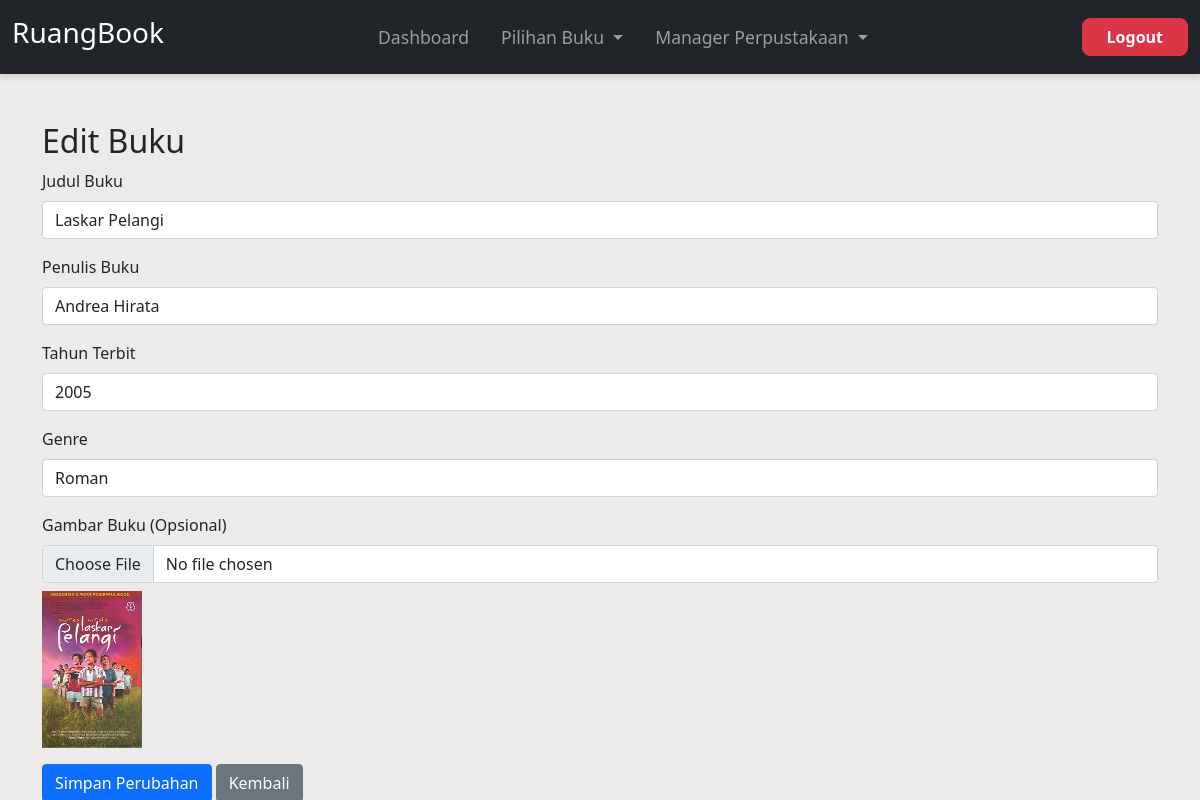
The page /edit_buku.php?id_buku=D1 (signed in) on the database its author committed.
### tables this page shows
CREATE TABLE `buku` (
  `id_buku` varchar(20) NOT NULL,
  `gambar_buku` varchar(255) NOT NULL,
  `judul_buku` varchar(255) NOT NULL,
  `penulis_buku` varchar(255) NOT NULL,
  `tahun_terbit` year(4) NOT NULL,
  `genre` varchar(100) NOT NULL
);

### edit_buku.php (the view, shortened to what this page needs)
<?php
$conn = new mysqli("localhost", "root", "", "perpustakaan");
if (isset($_GET['id_buku'])) {
    $id_buku = $_GET['id_buku'];
    $stmt = $conn->prepare("SELECT * FROM buku WHERE id_buku = ?");
    $stmt->bind_param("s", $id_buku);
    $stmt->execute();
    $result = $stmt->get_result();
    $buku = $result->fetch_assoc();
} else {
    die("ID Buku tidak disediakan.");
}
?>
<!DOCTYPE html>
<html lang="en">
<head>
    <link href="https://cdn.jsdelivr.net/npm/bootstrap@5.0.2/dist/css/bootstrap.min.css" rel="stylesheet"
>
    <link rel="stylesheet" href="css/admin_ngedit.css">
</head>
<body>
<nav class="navbar navbar-expand-lg navbar-dark bg-dark py-3">
    <div class="container-fluid">
      <h3 class="text-white">RuangBook</h3>
      <div class="collapse navbar-collapse" id="navbarNav">
        <ul class="navbar-nav mx-auto mb-2 mb-lg-0 gap-3">
          <li class="nav-item">
            <a class="nav-link" aria-current="page" href="dashboard.php">Dashboard</a>
          </li>
          <li class="nav-item active dropdown">
            <a class="nav-link dropdown-toggle" href="#" role="button" data-bs-toggle="dropdown" aria-expanded="false">
              Pilihan Buku
            </a>
          </li>
          <li class="nav-item dropdown">
            <a class="nav-link dropdown-toggle" href="#" role="button" data-bs-toggle="dropdown" aria-expanded="false">
              Manager Perpustakaan
            </a>
          </li>
        </ul>
        <a href="logout.php" class="btn btn-danger px-4">Logout</a>
      </div>
    </div>
  </nav>
    <div class="container mt-5">
        <h2>Edit Buku</h2>
        <form action="edit_buku.php?id_buku=<?= htmlspecialchars($id_buku) ?>" method="post" enctype="multipart/form-data">
            <div class="mb-3">
                <label for="judul_buku" class="form-label">Judul Buku</label>
                <input type="text" class="form-control" id="judul_buku" name="judul_buku" value="<?= htmlspecialchars($buku['judul_buku']) ?>" required>
            </div>
            <div class="mb-3">
                <label for="penulis_buku" class="form-label">Penulis Buku</label>
                <input type="text" class="form-control" id="penulis_buku" name="penulis_buku" value="<?= htmlspecialchars($buku['penulis_buku']) ?>" required>
            </div>
            <div class="mb-3">
                <label for="tahun_terbit" class="form-label">Tahun Terbit</label>
                <input type="number" class="form-control" id="tahun_terbit" name="tahun_terbit" value="<?= htmlspecialchars($buku['tahun_terbit']) ?>" required>
            </div>
            <div class="mb-3">
                <label for="genre" class="form-label">Genre</label>
                <input type="text" class="form-control" id="genre" name="genre" value="<?= htmlspecialchars($buku['genre']) ?>" required>
            </div>
            <div class="mb-3">
                <label for="gambar_buku" class="form-label">Gambar Buku (Opsional)</label>
                <input type="file" class="form-control" id="gambar_buku" name="gambar_buku" accept="image/*">
                <div class="mt-2">
                    <img src="<?= htmlspecialchars($buku['gambar_buku']) ?>" alt="Gambar Buku" style="width: 100px; height: auto;">
                </div>
            </div>
            <button type="submit" class="btn btn-primary">Simpan Perubahan</button>
            <a href="lihat_buku.php" class="btn btn-secondary">Kembali</a>
        </form>
    </div>
</body>
</html>

### css/admin_ngedit.css (style rules this page uses)
body { background-color: rgb(237, 234, 234); }
nav { background-color: #24242c; }
.navbar { box-shadow: 0 4px 6px rgba(0, 0, 0, 0.1); }
.navbar-nav .nav-link { font-size: 1.1rem; padding: 0.5rem 1rem; border-radius: 0.5rem; transition: background-color 0.3s ease; }
.btn-danger { font-size: 1rem; font-weight: bold; border-radius: 0.5rem; }
@media (min-width: 1200px) { .navbar-nav { gap: 2rem; } }

### rows shown on the page
buku: judul_buku "Laskar Pelangi", penulis_buku "Andrea Hirata", tahun_terbit "2005", genre "Roman", gambar_buku (picture)
